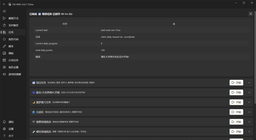
#> input picture probe/obs-000.png, 256 x 140 px, shrunk from 1822 x 1000 before the run, found by its file name; the run also reads 1 picture not shown here
$ python anchor_ambiguity.py
#> lines starting #> are read from the running program, lines starting #| are printed output that depends on the picture
"""anchor_ambiguity.py — 检查日历图标是否为歧义锚点（正确版）

用户指出：进度面板日志行 "已完成: 📅 每日任务 已运行: ..." 里也有日历图标，
与 2_ww.png 的日历图标相同，可能抢走匹配，导致「开始」点击落空。
"""

import sys
from pathlib import Path

sys.stdout.reconfigure(encoding="utf-8", errors="replace")
import numpy as np
from PIL import Image

TPL = Path(r"E:\TOOLS\ScriptsGames\Onetap\templates")
OUT = Path(r"E:\TOOLS\ScriptsGames\Onetap\probe")


def score_map(frame, tpl):
    fh, fw, _ = frame.shape
    th, tw, _ = tpl.shape
    f = frame.astype(np.float32).mean(axis=2)
    t = tpl.astype(np.float32).mean(axis=2)
    tc = t - t.mean()
    tn = np.sqrt((tc ** 2).sum())
    out = np.full((fh - th + 1, fw - tw + 1), -2.0, dtype=np.float32)
    for y in range(fh - th + 1):
        row = f[y:y + th]
        for x in range(fw - tw + 1):
            win = row[:, x:x + tw]
            wc = win - win.mean()
            wn = np.sqrt((wc ** 2).sum())
            if wn:
                out[y, x] = float((wc * tc).sum() / (wn * tn))
    return out


frame = np.array(Image.open(OUT / "obs-000.png").convert("RGB"))
#> frame is the input picture: shape (140, 256, 3); mean R, G, B 50.5, 50.5, 50.5
fh, fw, _ = frame.shape
#> fh = 140; fw = 256
print(f"帧 {fw}x{fh}")
#| 帧 256x140

tpl = np.array(Image.open(TPL / "2_ww.png").convert("RGB"))

for label, sub in [("日历图标", tpl[:, 9:26]),
                   ("日历+每日", tpl[:, 9:45]),
                   ("每日任务四字", tpl[:, 35:72])]:
    th, tw, _ = sub.shape
    sm = score_map(frame, sub)
    print(f"\n{'='*66}")
    print(f"[{label}] {tw}x{th}   最高分={sm.max():.4f}")
    print(f"{'='*66}")

    order = np.dstack(np.unravel_index(np.argsort(-sm, axis=None), sm.shape))[0]
    hits = []
    for yx in order:
        y, x = int(yx[0]), int(yx[1])
        if sm[y, x] < 0.85:
            break
        if all(abs(y - h[0]) > 12 or abs(x - h[1]) > 12 for h in hits):
            hits.append((y, x, float(sm[y, x])))

    print(f"  score>=0.85 的位置共 {len(hits)} 个：")
    for i, (y, x, s) in enumerate(hits[:10]):
        note = ""
        if y < 200:
            note = "  (顶部区域)"
        print(f"    [{i}] score={s:.4f}  窗口内=({x},{y}){note}")

    if hits:
        for i, (y, x, s) in enumerate(hits[:2]):
            c = frame[max(0, y - 6):y + th + 6, max(0, x - 6):x + tw + 40]
            Image.fromarray(c).save(OUT / f"amb-{label}-{i}.png")
        print(f"    落盘 amb-{label}-0.png / amb-{label}-1.png")
#> this loop made 3 passes
#> (label, tn in score_map) on passes 1 to 3: ('日历图标', 225.1), ('日历+每日', 510.6), ('每日任务四字', 412.6)
#> (printed output is left out)
#> pass 1, `sm = score_map(frame, sub)`:
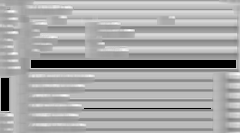
#> sm: shape (133, 240) float32; min -2, max 0.913, mean -0.106; drawn with min black and max white
#> pass 1, `Image.fromarray(c).save(OUT / f"amb-{label}-{i}.png")`:
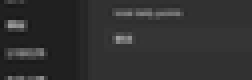
#> saved as amb-日历图标-0.png: PIL image 63x20 RGB (shown 4 times larger); min 24, max 158, mean 48.2
#> after the loop:
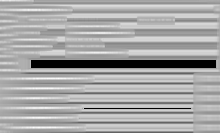
#> sm: shape (133, 220) float32; min -2, max 0.89, mean -0.116; drawn with min black and max white

print(f"\n{'='*66}")
print("判定")
print(f"{'='*66}")
print("若是『日历图标』单独作锚点且存在多个 >=0.95 的位置 -> 歧义锚点，")
print("匹配器可能选错那一个，点击随即落空。")
print("对策：锚点必须包含**足够长且唯一**的文字（如『每日任务』四个字），")
print("      并在命中后再做一次**唯一性检查**（高分位置是否只有一个）。")
